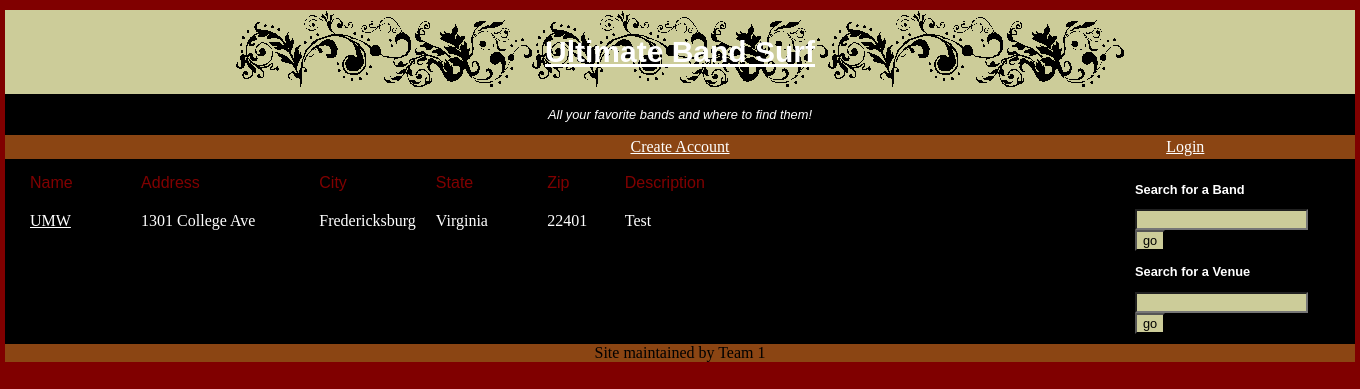
The app's page /searchVenue.php, older data.
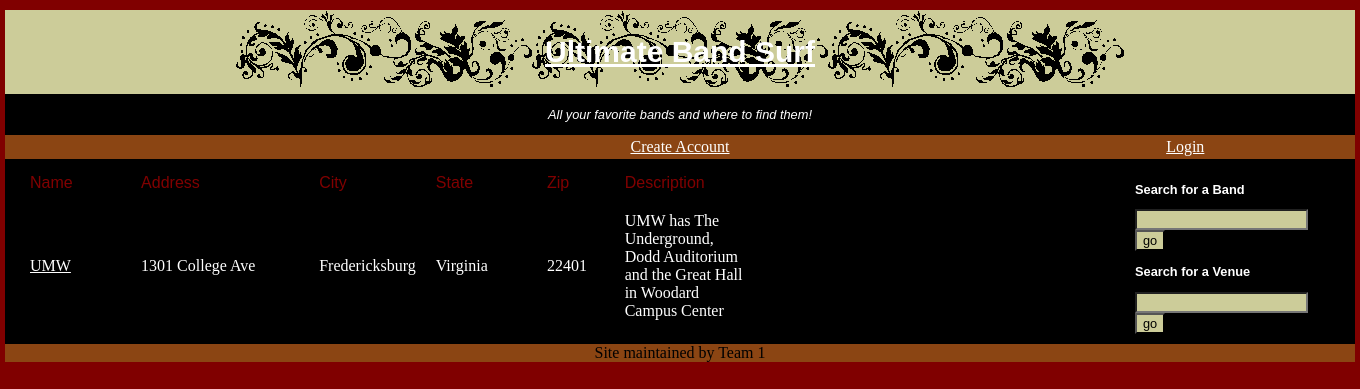
The same page, newer data.
### tables this page shows
CREATE TABLE IF NOT EXISTS `venues` (`venueid` smallint(6) NOT NULL AUTO_INCREMENT, `name` varchar(50) NOT NULL, `picture` varchar(50) NOT NULL, `address` varchar(30) NOT NULL, `city` varchar(50) NOT NULL, `state` varchar(50) NOT NULL, `zip` INT NOT NULL, `description` BLOB NOT NULL, `userid` smallint(6) NOT NULL, PRIMARY KEY (`venueid`));

### searchVenue.php (the view, shortened to what this page needs)
<!DOCTYPE html PUBLIC "-//W3C//DTD XHTML 1.0 Transitional//EN"
  "http://www.w3.org/TR/xhtml1/DTD/xhtml1-transitional.dtd">
<html xmlns="http://www.w3.org/1999/xhtml" xml:lang="en" lang="en">
<head>
  <link rel="stylesheet" type="text/css" href="style.css" />
</head>
<body>
<div id="wrap">
	<div id="main">
		<?php
		include "dbconnect.php";
		$search = $_POST['searchV'];
		$query ="SELECT * FROM venues WHERE (city) = '$search' or (state) = '$search'  or (name) like '%$search%'  or (address) like '%$search%' ORDER BY name";
		$result=mysqli_query($db, $query)
			or die("Error Querying Database");
		?>
		<table width="750" cellpadding="5" cellspacing="10">
			<tr>
				<td width="15%"><tableheader>Name</tableheader></td>
				<td width="25%"><tableheader>Address</tableheader></td>
				<td width="15%"><tableheader>City</tableheader></td>
				<td width="15%"><tableheader>State</tableheader></td>
				<td width="10%"><tableheader>Zip</tableheader></td>
				<td width="20%"><tableheader>Description</tableheader></td>
			</tr>
			<?php
			while ($row = mysqli_fetch_array($result)) {
				$id=$row['venueid'];
				$name=$row['name'];
				$address=$row['address'];
				$city=$row['city'];
				$state=$row['state'];
				$zip = $row['zip'];
				$description = $row['description'];
				echo "<tr><td><a href=\"venue.php?id=$id\">$name</a></td><td>$address</td><td>$city</td><td>$state</td><td>$zip</td><td>$description</td></tr>\n";
			}
			?>
		</table>
	</div>
	<div id="sidebar">
		<?php include("sidebar.php"); ?>
	</div>
</div>
</body>
</html>

Row changes from the older to the newer data that the page shows:
changed venues "UMW": description "Test" → "UMW has The Underground, Dodd Auditorium and the Great Hall in Woodard Campus Center"
